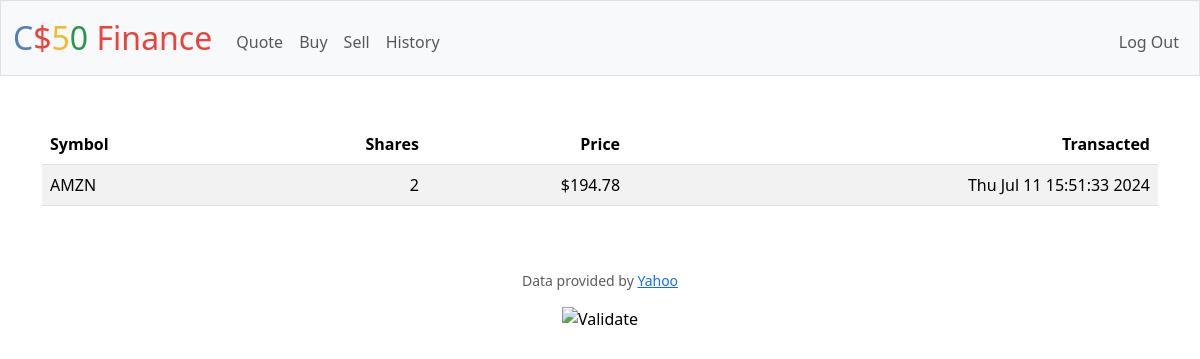
Page /history (signed in) on the earlier database version.
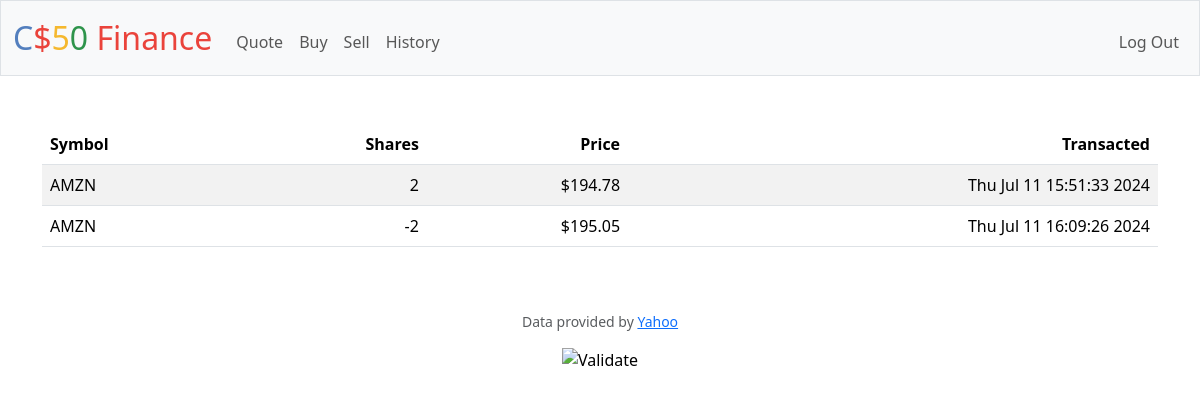
Same page on the later database version.
### tables this page shows
CREATE TABLE history (id INTEGER NOT NULL, symbol TEXT NOT NULL, shares INTEGER NOT NULL, price INTEGER NOT NULL, date TEXT NOT NULL, type TEXT NOT NULL);

### app.py (the view)
@app.route("/history")
@login_required
def history():
    rows = db.execute("SELECT * FROM history WHERE id = ?", session["user_id"])
    user = db.execute("SELECT * FROM users WHERE id = ?", session["user_id"])
    return render_template("history.html", purchases=rows, cash=usd(user[0]["cash"]))

### app.py (called while the page is built)
@app.after_request
def after_request(response):
    response.headers["Cache-Control"] = "no-cache, no-store, must-revalidate"
    response.headers["Expires"] = 0
    response.headers["Pragma"] = "no-cache"
    return response

### helpers.py (called while the page is built)
def login_required(f):
    @wraps(f)
    def decorated_function(*args, **kwargs):
        if session.get("user_id") is None:
            return redirect("/login")
        return f(*args, **kwargs)
    return decorated_function

def usd(value):
    return f"${value:,.2f}"

### templates/history.html (shortened to what this page needs)
{% extends "layout.html" %}
{% block main %}
    <table class="table table-striped">
        <thead>
            <tr>
                <th class="text-start">Symbol</th>
                <th class="text-end">Shares</th>
                <th class="text-end">Price</th>
                <th class="text-end">Transacted</th>
            </tr>
        </thead>
        <tbody>
            {% for purchase in purchases %}
                <tr>
                    <td class="text-start">{{purchase["symbol"]}}</td>
                    <td class="text-end">{{purchase["shares"]}}</td>
                    <td class="text-end">{{purchase["price"] | usd}}</td>
                    <td class="text-end">{{purchase["date"]}}</td>
                </tr>
            {% endfor %}
        </tbody>
    </table>
{% endblock %}

### templates/layout.html (shortened to what this page needs)
<!DOCTYPE html>
<html lang="en">
    <head>
        <link href="https://cdn.jsdelivr.net/npm/bootstrap@5.3.3/dist/css/bootstrap.min.css" rel="stylesheet">
        <link href="/static/styles.css" rel="stylesheet">
    </head>
    <body>
        <nav class="bg-light border navbar navbar-expand-md navbar-light">
            <div class="container-fluid">
                <a class="navbar-brand" href="/"><span class="blue">C</span><span class="red">$</span><span class="yellow">5</span><span class="green">0</span> <span class="red">Finance</span></a>
                <div class="collapse navbar-collapse" id="navbar">
                    {% if session["user_id"] %}
                        <ul class="navbar-nav me-auto mt-2">
                            <li class="nav-item"><a class="nav-link" href="/quote">Quote</a></li>
                            <li class="nav-item"><a class="nav-link" href="/buy">Buy</a></li>
                            <li class="nav-item"><a class="nav-link" href="/sell">Sell</a></li>
                            <li class="nav-item"><a class="nav-link" href="/history">History</a></li>
                        </ul>
                        <ul class="navbar-nav ms-auto mt-2">
                            <li class="nav-item"><a class="nav-link" href="/logout">Log Out</a></li>
                        </ul>
                    {% else %}
                        <ul class="navbar-nav ms-auto mt-2">
                            <li class="nav-item"><a class="nav-link" href="/register">Register</a></li>
                            <li class="nav-item"><a class="nav-link" href="/login">Log In</a></li>
                        </ul>
                    {% endif %}
                </div>
            </div>
        </nav>
        <main class="container py-5 text-center">
            {% block main %}{% endblock %}
        </main>
        <footer class="mb-5">
            <p class="mb-3 small text-center text-muted">
                Data provided by <a href="https://finance.yahoo.com/">Yahoo</a>
            </p>
            <form action="https://validator.w3.org/check" class="text-center" enctype="multipart/form-data" method="post" target="_blank">
                <input alt="Validate" src="/static/I_heart_validator.png" type="image">
            </form>
        </footer>
    </body>
</html>

### static/styles.css (style rules this page uses)
nav .navbar-brand { font-size: xx-large; }
nav .navbar-brand .blue { color: #537fbe; }
nav .navbar-brand .red { color: #ea433b; }
nav .navbar-brand .yellow { color: #f5b82e; }
nav .navbar-brand .green { color: #2e944b; }

Differences in the rows shown:
added history: symbol "AMZN", shares "-2", price "$195.05", date "Thu Jul 11 16:09:26 2024"
